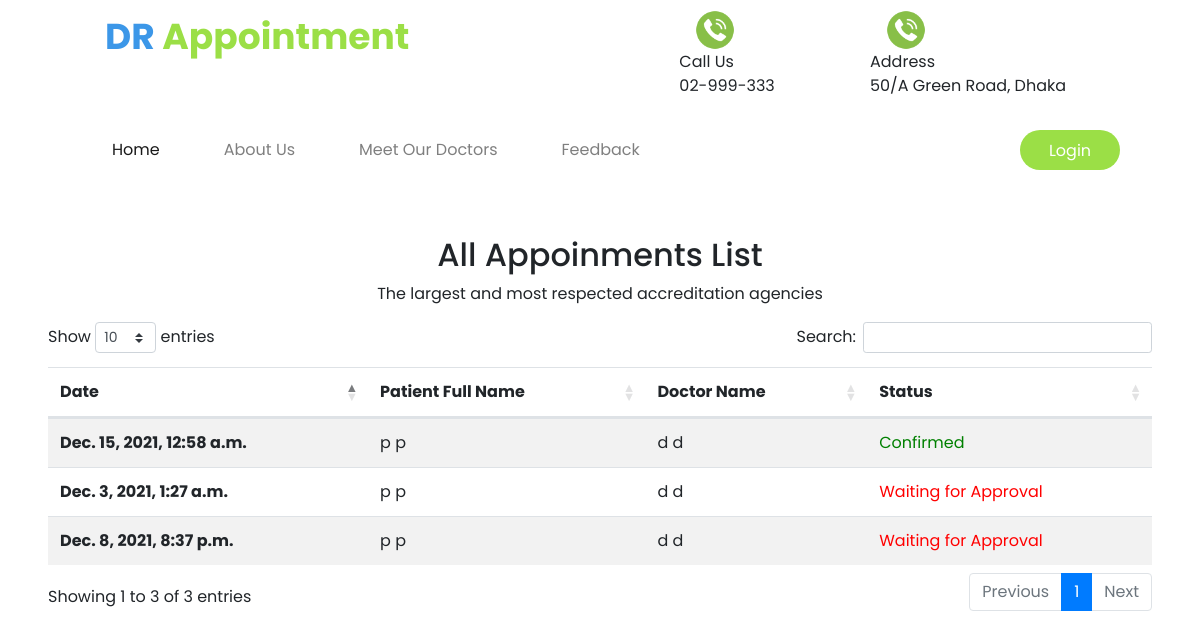
Page /appointmententList/ on the committed database.
### app/models.py (models this page shows, shortened)
class Appointment(models.Model):
	pname = models.ForeignKey(Patient, on_delete=models.CASCADE, related_name='patient_releted_appointment', null=True, blank=True)
	doctor = models.ForeignKey(Doctor, null=True, blank=True, on_delete=models.CASCADE, related_name='doctor_releted_appornment')
	date = models.DateTimeField(null=True, blank=True)
	isConfiremed = models.BooleanField(default=False)

class Patient(models.Model):
	user = models.OneToOneField(myCustomUser, null=True, blank=True, on_delete=models.CASCADE, related_name='patient_releted_user')
	gender = models.CharField(max_length=200, blank=True, null=True)

class myCustomUser(AbstractUser):
	username = models.CharField(max_length=20, unique="True", blank=False)
	password = models.CharField(max_length=200)
	isPatient = models.BooleanField(default=False)
	isDoctor = models.BooleanField(default=False)
	firstName = models.CharField(max_length=200, blank=True, null=True)
	lastName = models.CharField(max_length=200, blank=True, null=True)
	email = models.EmailField(unique=True)
	dateOfBirth = models.CharField(max_length=200, blank=True, null=True)
	address = models.CharField(max_length=200, blank=True, null=True)
	contactNo = models.IntegerField(null=True, unique=True)

class Doctor(models.Model):
	user = models.OneToOneField(myCustomUser, null=True, blank=True, on_delete=models.CASCADE, related_name='doctor_releted_user')
	degree = models.CharField(max_length=200, blank=True, null=True)
	speciality = models.CharField(max_length=200, blank=True, null=True)
	isApproved = models.BooleanField(default=False)

### app/views.py (the view)
# urls.py: path('appointmententList/', appointmententList, name='appointmententList'),
def appointmententList(request):
    mydict={
        'appoinments': Appointment.objects.all(),
    }
    return render(request, 'appointmententList.html', mydict)

### templates/appointmententList.html (shortened to what this page needs)
<!DOCTYPE html>
{% extends 'base.html' %}
{% load static %}
{% block content %}
<div style="height:50px"></div>
{% if appoinments %}
<div class="container-fluid mybg">
    <div class="col-xl-6 mx-auto m-0">
        <h2 class="text-center">All Appoinments List</h2>
        <p class="subtitleBlue text-center">The largest and most respected accreditation agencies</p>
    </div>
</div>
<div class="container-fluid px-5">
    <table class="table table-striped table-hover" id="jsDataTableLib3">
        <thead>
          <tr>
            <th scope="col">Date</th>
            <th scope="col">Patient Full Name</th>
            <th scope="col">Doctor Name</th>
            <th scope="col">Status</th>
          </tr>
        </thead>
        <tbody>
            {% for i in appoinments %}
            <tr>
                <th scope="row">{{i.date}}</th>
                <td>{{i.pname.user.firstName}} {{i.pname.user.lastName}}</td>
                <td>{{i.doctor.user.firstName}} {{i.doctor.user.lastName}}</td>
                {% if i.isConfiremed %}
                <td style="color: green;">Confirmed</td>
                {% else %}
                <td style="color: red;">Waiting for Approval</td>
                {% endif %}
            </tr>
            {% endfor %}
        </tbody>
      </table>
</div>
{% else %}
<h3 class="text-center">No Appoinment Found</h3>
{% endif %}
<div style="height:200px"></div>
{% endblock %}

### templates/base.html (shortened to what this page needs)
<!DOCTYPE html>
{% load static %}
<html lang="en" dir="ltr">
  <head>
  	<link rel="stylesheet" href="https://maxcdn.bootstrapcdn.com/bootstrap/4.5.0/css/bootstrap.min.css">
  	<link rel="stylesheet" href="https://cdnjs.cloudflare.com/ajax/libs/animate.css/4.0.0/animate.min.css"/>
  	<link rel="stylesheet" href="https://cdnjs.cloudflare.com/ajax/libs/font-awesome/4.7.0/css/font-awesome.min.css">
  	<link rel="stylesheet" type="text/css" href="{% static 'style.css' %}">
  </head>
  <body>
    <div class="container-fluid">
      <div class="row m-0" style="padding-left: 90px; padding-right: 80px;padding-top: 10px;">
          <a href="{% url 'app:index' %}" style="font-size: 36px; font-weight: 700;">
            <span style="color:#3c97e8;">DR</span>
            <span style="color:#9bdf46;">Appointment</span>
          </a>
        <div class="col-md-2 ml-auto">
            <div class="row m-0">
                <span class="mx-3"><img src="{% static 'imgs/phn.png' %}" style="max-height: 40px;"></span>
                <p>Call Us<br>02-999-333</p>
            </div>
        </div>
        <div class="col-md-3 ml-4">
            <div class="row m-0">
                <span class="mx-3"><img src="{% static 'imgs/phn.png' %}" style="max-height: 40px;"></span>
                <p>Address<br>50/A Green Road, Dhaka</p>
            </div>
        </div>
        </div>
    </div>
    <nav class="navbar navbar-expand-lg navbar-light py-3" style="padding-left: 80px;padding-right: 80px;">
        <div class="collapse navbar-collapse" id="navbarSupportedContent">
          <ul class="navbar-nav mr-auto">
            <li class="nav-item active mx-4">
              <a class="nav-link" href="{% url 'app:index' %}">Home <span class="sr-only">(current)</span></a>
            </li>
            <li class="nav-item mx-4">
              <a class="nav-link" href="#">About Us</a>
            </li>
            <li class="nav-item mx-4">
                <a class="nav-link" href="{% url 'app:doctorList' %}">Meet Our Doctors</a>
            </li>
            <li class="nav-item mx-4">
                <a class="nav-link" href="#">Feedback</a>
            </li>
        </ul>
        <ul class="navbar-nav">
            {% if user.is_authenticated %}
            <li class="nav-item">
                <a class="nav-link mx-3" href="#">Hi {{request.user.username}}!</a>
            <li class="nav-item">
                <a href="{% url 'app:signout' %}" class="btn nav-link" style="background-color: #9bdf46; color:white; width:100px; height:40px; border-radius:40px;">Logout</a>
            </li>
            {% else %}
            <li class="nav-item" data-toggle="modal" data-target="#loginModal">
                <a href="#" class="btn nav-link" style="background-color: #9bdf46; color:white; width:100px; height:40px; border-radius:40px;">Login</a>
            </li>
            {% endif %}
        </ul>
        </div>
      </nav>
    {% block content %}
    {% endblock %}
  </body>
</html>
<link rel="stylesheet" href="https://cdn.datatables.net/1.10.25/css/dataTables.bootstrap4.min.css">

### templates/base.html (style rules this page uses)
body { font-family: 'Poppins', sans-serif; }

### rows in the picture
Appointment: date "Dec. 15, 2021, 12:58 a.m.", pname.user.firstName "p", pname.user.lastName "p", doctor.user.firstName "d", doctor.user.lastName "d", isConfiremed "Confirmed"
Appointment: date "Dec. 3, 2021, 1:27 a.m.", pname.user.firstName "p", pname.user.lastName "p", doctor.user.firstName "d", doctor.user.lastName "d", isConfiremed "Waiting for Approval"
Appointment: date "Dec. 8, 2021, 8:37 p.m.", pname.user.firstName "p", pname.user.lastName "p", doctor.user.firstName "d", doctor.user.lastName "d", isConfiremed "Waiting for Approval"
